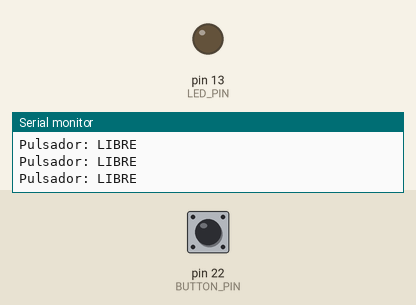
Bench run of a sketch on a simulated Arduino Mega 2560, built with avr-gcc and run on an emulated ATmega2560. Parts: output pins drawn as LEDs (lit = HIGH), the last lines printed to the serial monitor. The test bench sets the inputs (shaded band); at power-on: pin 22 (BUTTON_PIN) HIGH.

Above: at 1.2 s.
1.3 s: pin 22 (BUTTON_PIN) pulled LOW for 0.15 s
At 1.4 s:
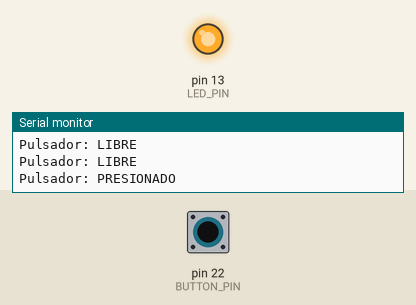
3.0 s: pin 22 (BUTTON_PIN) pulled LOW for 3.2 s
At 6.8 s:
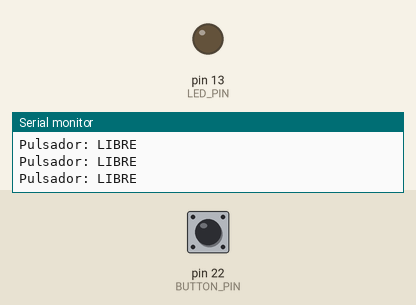
Timing chart, 0 to 8.3 s (numbered marks = the images above; inputs shaded):
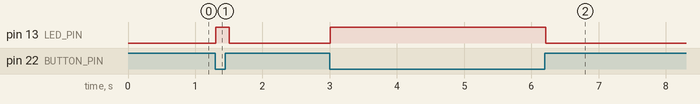

The sketch:

02_digital_input.ino
```cpp
// Prueba 2: entrada digital
// Pulsador entre pin 22 y GND.

const byte BUTTON_PIN = 22;
const byte LED_PIN = 13;

void setup() {
  pinMode(BUTTON_PIN, INPUT_PULLUP);
  pinMode(LED_PIN, OUTPUT);
  Serial.begin(115200);
}

void loop() {
  bool pressed = digitalRead(BUTTON_PIN) == LOW;
  digitalWrite(LED_PIN, pressed ? HIGH : LOW);

  Serial.print("Pulsador: ");
  Serial.println(pressed ? "PRESIONADO" : "LIBRE");

  delay(100);
}
```

Measured:
- after the input at 1.3 s, pin 13 (LED_PIN): LOW → HIGH at once, → LOW 0.20 s later
- after the input at 3.0 s, pin 13 (LED_PIN): LOW → HIGH at once, → LOW 3.2 s later
